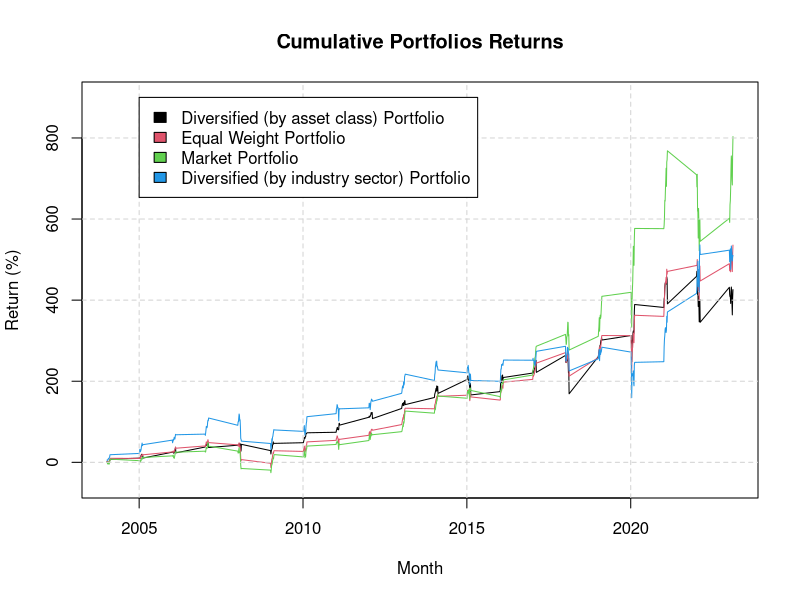

Here is the R script that generated this plot:
CU = read.csv("cumuAssetRet.csv", header=TRUE)
plot(CU$date, CU$P1cumPct, type = "line", col=1, ylim=c(-50,900), xlab = "Month", ylab = "Return (%)")
lines(CU$date, CU$P2cumPct, type="line", col = 2)
lines(CU$date, CU$P3cumPct, type="line", col = 3)
lines(CU$date, CU$P4cumPct, type="line", col = 4)
grid(nx = NULL, lty="dashed")
title("Cumulative Portfolios Returns")
legend(2005,900,legend=c("Diversified (by asset class) Portfolio","Equal Weight Portfolio","Market Portfolio","Diversified (by industry sector) Portfolio"),  fill = c("1","2","3","4") )
